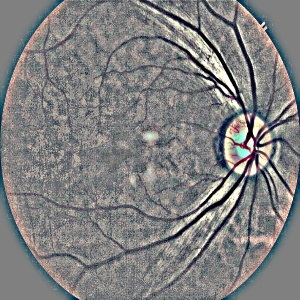
#> input picture app/uploads/0b00f8a77510.jpg, 300 x 300 px; its folder holds only this picture in this run
$ python -i run_preprocessing.py   (imports and definitions only)
#> lines starting #> are read from the running program, lines starting #| are printed output that depends on the picture
#> further down, picture is the input picture: shape (300, 300, 3); mean B, G, R 128, 128.1, 128.1
import os
import cv2
import numpy as np
from tqdm import tqdm
from multiprocessing import Pool, cpu_count

# ==============================
# PATH SETTINGS
# ==============================
INPUT_DIR = "dr_unified_v2"
OUTPUT_DIR = "data/processed"
IMG_SIZE = 300

# ==============================
# PREPROCESS FUNCTIONS
# ==============================

# [11 lines left out: function crop_black_borders, not called in this run]


def apply_clahe(img):
    lab = cv2.cvtColor(img, cv2.COLOR_BGR2LAB)
#> lab: shape (300, 300, 3); mean of channels 0, 1, 2 136, 128.2, 128
    l, a, b = cv2.split(lab)
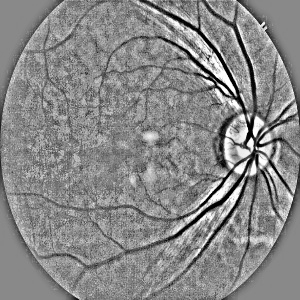
#> l: shape (300, 300); min 0, max 255, mean 136
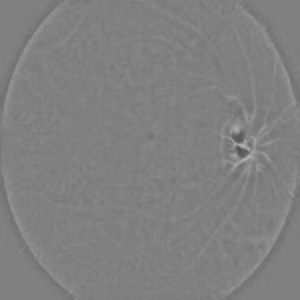
#> a: shape (300, 300); min 81, max 178, mean 128.2

    clahe = cv2.createCLAHE(clipLimit=3.0, tileGridSize=(8, 8))
    cl = clahe.apply(l)
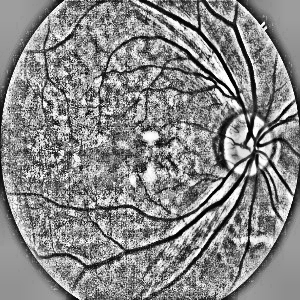
#> cl: shape (300, 300); min 0, max 255, mean 135.1

    merged = cv2.merge((cl, a, b))
#> merged: shape (300, 300, 3); mean of channels 0, 1, 2 135.1, 128.2, 128
    return cv2.cvtColor(merged, cv2.COLOR_LAB2BGR)
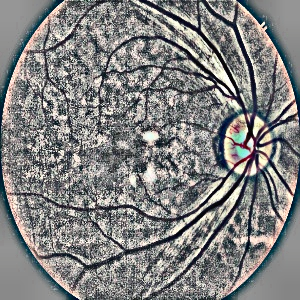
#> returned value: shape (300, 300, 3); mean B, G, R 128.9, 129.3, 129.2


# [58 lines left out: functions ben_graham_preprocess, process_image, collect_tasks, not called in this run]


# ==============================
# RUN PIPELINE
# ==============================

# [22 lines not run here, left out]

>>> import cv2
>>> picture = cv2.imread('../../app/uploads/0b00f8a77510.jpg')
>>> result = apply_clahe(picture)

$ run again, on app/uploads/0fd16b64697e-GF.jpg
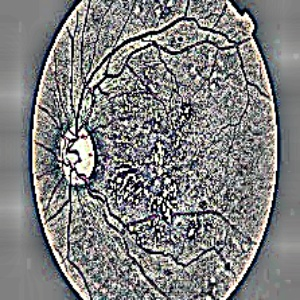
#> input picture app/uploads/0fd16b64697e-GF.jpg, 300 x 300 px
#> picture is the input picture: shape (300, 300, 3); mean B, G, R 128, 127.9, 127.7
#> lab: shape (300, 300, 3); mean of channels 0, 1, 2 133.9, 128.1, 127.8
#> in apply_clahe, `l, a, b = cv2.split(lab)`:
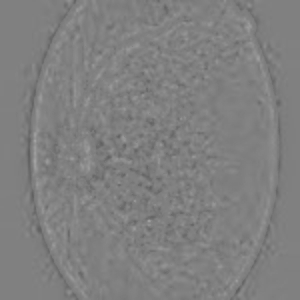
#> b: shape (300, 300); min 94, max 162, mean 127.8
#> merged: shape (300, 300, 3); mean of channels 0, 1, 2 131.2, 128.1, 127.8
#> in apply_clahe, `return cv2.cvtColor(merged, cv2.COLOR_LAB2BGR)`:
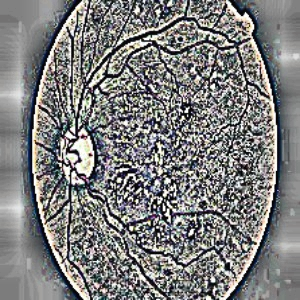
#> returned value: shape (300, 300, 3); mean B, G, R 125.8, 125.9, 125.6

$ run again, on app/uploads/1084_left.jpg
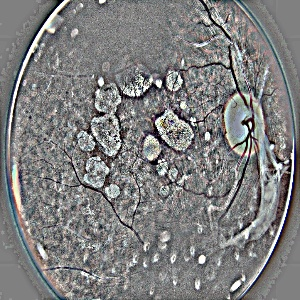
#> input picture app/uploads/1084_left.jpg, 300 x 300 px
#> picture is the input picture: shape (300, 300, 3); mean B, G, R 126.4, 126.3, 126.4
#> lab: shape (300, 300, 3); mean of channels 0, 1, 2 133.7, 128.2, 128
#> in apply_clahe, `l, a, b = cv2.split(lab)`:
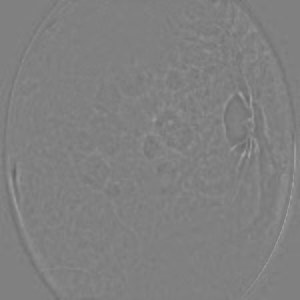
#> a: shape (300, 300); min 100, max 166, mean 128.2
#> merged: shape (300, 300, 3); mean of channels 0, 1, 2 132.1, 128.2, 128
#> in apply_clahe, `return cv2.cvtColor(merged, cv2.COLOR_LAB2BGR)`:
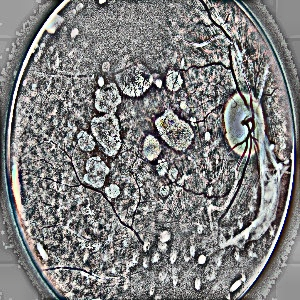
#> returned value: shape (300, 300, 3); mean B, G, R 126.6, 126.6, 126.6

$ run again, on app/uploads/1099_left.jpg
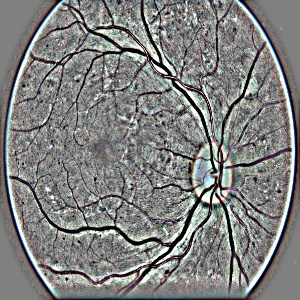
#> input picture app/uploads/1099_left.jpg, 300 x 300 px
#> picture is the input picture: shape (300, 300, 3); mean B, G, R 127.6, 128.5, 128.1
#> lab: shape (300, 300, 3); mean of channels 0, 1, 2 135.3, 128, 128.4
#> in apply_clahe, `l, a, b = cv2.split(lab)`:
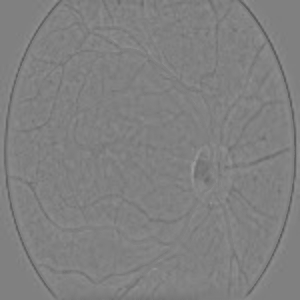
#> b: shape (300, 300); min 90, max 157, mean 128.4
#> merged: shape (300, 300, 3); mean of channels 0, 1, 2 131.9, 128, 128.4
#> in apply_clahe, `return cv2.cvtColor(merged, cv2.COLOR_LAB2BGR)`:
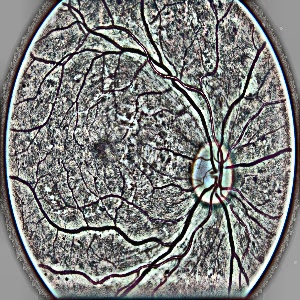
#> returned value: shape (300, 300, 3); mean B, G, R 125.8, 126.8, 126.3
